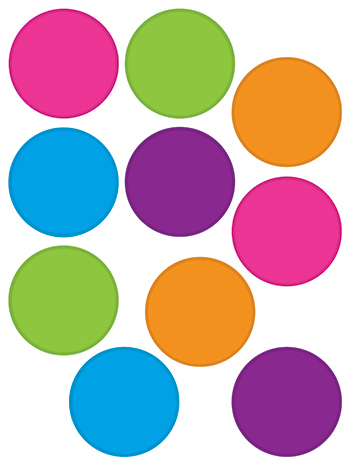
//> input picture RegionGrowing/circles.jpg, 350 x 467 px
$ ./regGrowGrayScale circles.jpg 3   (built with g++ and OpenCV 4)
//> lines starting //> are read from the running program, lines starting //| are printed output that depends on the picture
//SELEZIONE MANUALE DEL RANGE TRAMITE RIGA DI COMANDO

#include <opencv2/opencv.hpp>
#include <iostream>
#include <math.h>
#include <string>
#include <limits.h>
#include <list>
#include <time.h>

using namespace std;
using namespace cv;

class Region{
	private:
		Point seed;
		float mean;
		float variance;
		list<Point> points;

	public:
		static Mat sourceMatrix;
		static Mat outputMatrix;
		static Mat visitedMatrix;
		static float varThreshold;

		Region(){}

		Region(Point seed){
			this->seed = seed;
			//pushInsideRegion(seed);
			addPoint(seed);
		}

		static int getPixelVal(Point point){
			return sourceMatrix.at<uchar>(point);
		}

		inline int getRegionSize(){return points.size();}

		static bool isInsideRange(Point point){
			if(point.x<0 || point.y<0 || point.x>=sourceMatrix.cols || point.y>=sourceMatrix.rows)
				return false;
			return true;
		}

		static void init(char *fileName, float threshold){
//> called with fileName = "circles.jpg", threshold = 3
			srand(time(NULL));
			sourceMatrix = imread(fileName, IMREAD_GRAYSCALE);	//cv::resize(sourceMatrix, sourceMatrix, cv::Size(), 1, 1);
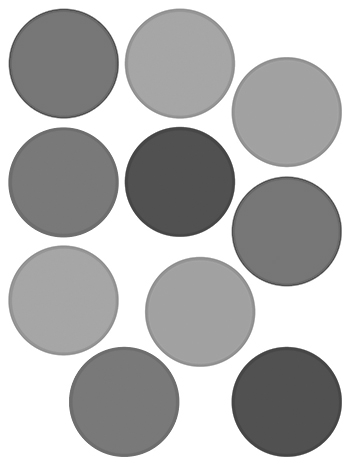
//> sourceMatrix: 467 rows x 350 cols, CV_8UC1; min 65, max 255, mean 180.8
			//blur(sourceMatrix, sourceMatrix, Size(3,3), Point(-1,-1));
			outputMatrix = Mat::zeros(sourceMatrix.size(), sourceMatrix.type()); //sourceMatrix.clone();
			cvtColor(outputMatrix, outputMatrix, COLOR_GRAY2BGR);
			visitedMatrix = Mat::zeros(sourceMatrix.size(), sourceMatrix.type());
			varThreshold = threshold;
		}

		double testVariance(Point point){
			int tempSize = points.size();
			double tempVar = variance;
			tempSize++;
			tempVar+=(tempSize-1)*pow(getPixelVal(point)-mean,2)/tempSize;
			return tempVar/tempSize;
		}


		void addPoint(Point newPoint){
			points.push_front(newPoint);
			if(points.size() == 1){
				mean = getPixelVal(newPoint);
				variance = 0;
			}else{
				variance +=(points.size()-1)*pow(getPixelVal(newPoint)-mean,2)/points.size();
				mean+=(getPixelVal(newPoint)-mean)/points.size();
			}
		}

		void grow(){
			list<Point> processList;
			processList.push_front(seed);
			while(!processList.empty()){
				Point curPoint = processList.front();
				processList.pop_front();
				visitedMatrix.at<uchar>(curPoint) = 1;
				for(int i=-1; i<=1; i++){
					for(int j=-1; j<=1; j++){
						Point neighPoint = Point(curPoint.x+i, curPoint.y+j);
						if((i|j)!=0 && isInsideRange(neighPoint)){
							if(visitedMatrix.at<uchar>(neighPoint) == 0){
								//float aftVariance = pushInsideRegion(neighPoint);
								float aftVariance = testVariance(neighPoint);
								if(abs(mean-getPixelVal(neighPoint))<50){
									addPoint(neighPoint);
									processList.push_front(neighPoint);
								}
							}
						}
					}
				}
			}
		}

		void color(){
			int R = (rand()%255)+1;
			int G = (rand()%255)+1;
			int B = (rand()%255)+1;
			list<Point>::iterator it;
			for(it=points.begin(); it!=points.end(); it++){
				Point point = (*it);
				outputMatrix.at<Vec3b>(point) = Vec3b(B,G,R);
			}
		}

};

float Region::varThreshold = 0;
Mat Region::sourceMatrix;
Mat Region::outputMatrix;
Mat Region::visitedMatrix;


/*Region Growing from a standard seed (iterative version)*/
void regionGrowing(){
	double minVal = 0;
	Point newSeed(rand()%Region::sourceMatrix.cols, rand()%Region::sourceMatrix.rows);
	do{
		Region newRegion(newSeed);
		newRegion.grow();
		if(newRegion.getRegionSize()>10)
			newRegion.color();
		minMaxLoc(Region::visitedMatrix, &minVal, nullptr, &newSeed, nullptr);
	}while(minVal==0);
//> this loop made 406 passes
//> mean in addPoint on passes 1 to 3: 81, 255, 202
	imwrite("region.png", Region::outputMatrix);
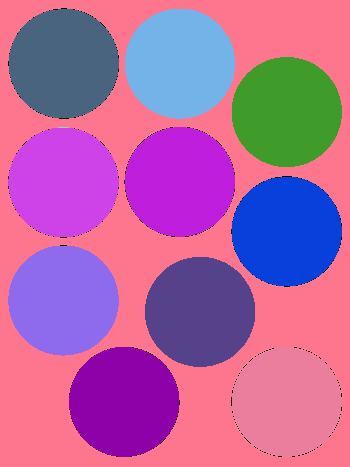
//> saved as region.png: 467 rows x 350 cols, CV_8UC3; mean B, G, R 162, 101.1, 178.5
}

int main(int argc, char** argv) {
	if(argc!=3){
		cerr<< "Usage: ./<programname> <imagename.format> <threshold>" << endl;
		exit(EXIT_FAILURE);
	}

	Region::init(argv[1], atoi(argv[2]));

	if(Region::sourceMatrix.empty()){
		cerr<< "Image format not valid." << endl;
		exit(EXIT_FAILURE);
	}

	namedWindow("source", WINDOW_AUTOSIZE);
	imshow("source", Region::sourceMatrix);
	waitKey(0);
	regionGrowing();

	return 0;
}
